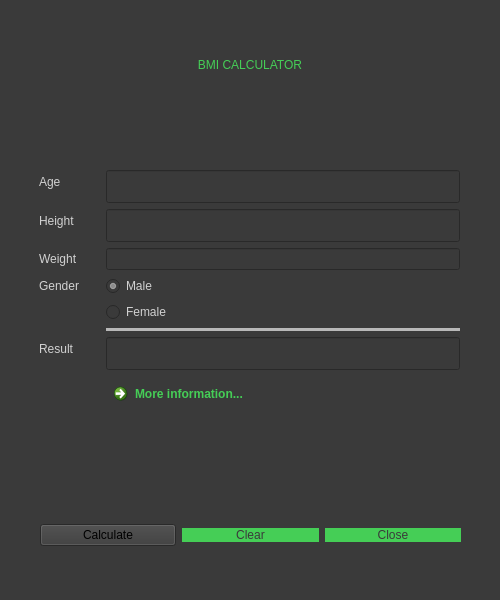
<?xml version="1.0" encoding="UTF-8"?>
<ui version="4.0">
 <class>DialogBMI</class>
 <widget class="QDialog" name="DialogBMI">
  <property name="enabled">
   <bool>true</bool>
  </property>
  <property name="geometry">
   <rect>
    <x>0</x>
    <y>0</y>
    <width>500</width>
    <height>600</height>
   </rect>
  </property>
  <property name="minimumSize">
   <size>
    <width>500</width>
    <height>600</height>
   </size>
  </property>
  <property name="maximumSize">
   <size>
    <width>500</width>
    <height>600</height>
   </size>
  </property>
  <property name="windowTitle">
   <string>Dialog</string>
  </property>
  <property name="whatsThis">
   <string/>
  </property>
  <property name="autoFillBackground">
   <bool>false</bool>
  </property>
  <property name="styleSheet">
   <string notr="true">background-color: rgb(58, 58, 58);</string>
  </property>
  <widget class="QWidget" name="formLayoutWidget">
   <property name="geometry">
    <rect>
     <x>39</x>
     <y>90</y>
     <width>421</width>
     <height>406</height>
    </rect>
   </property>
   <layout class="QFormLayout" name="formLayout">
    <property name="formAlignment">
     <set>Qt::AlignJustify|Qt::AlignVCenter</set>
    </property>
    <item row="0" column="0">
     <widget class="QLabel" name="label_age">
      <property name="styleSheet">
       <string notr="true">font: 12pt &quot;MS Shell Dlg 2&quot;;
color: rgb(209, 209, 209);</string>
      </property>
      <property name="text">
       <string>Age</string>
      </property>
     </widget>
    </item>
    <item row="1" column="0">
     <widget class="QLabel" name="label_height">
      <property name="styleSheet">
       <string notr="true">font: 12pt &quot;MS Shell Dlg 2&quot;;
color: rgb(209, 209, 209);</string>
      </property>
      <property name="text">
       <string>Height</string>
      </property>
     </widget>
    </item>
    <item row="1" column="1">
     <widget class="QLineEdit" name="edit_height">
      <property name="toolTip">
       <string>Insert your height in cm</string>
      </property>
      <property name="styleSheet">
       <string notr="true">font: 16pt;
color: rgb(209, 209, 209);</string>
      </property>
      <property name="alignment">
       <set>Qt::AlignRight|Qt::AlignTrailing|Qt::AlignVCenter</set>
      </property>
     </widget>
    </item>
    <item row="2" column="0">
     <widget class="QLabel" name="label_weight">
      <property name="styleSheet">
       <string notr="true">font: 12pt &quot;MS Shell Dlg 2&quot;;
color: rgb(209, 209, 209);</string>
      </property>
      <property name="text">
       <string>Weight</string>
      </property>
     </widget>
    </item>
    <item row="2" column="1">
     <widget class="QLineEdit" name="edit_weight">
      <property name="toolTip">
       <string>Insert your weight in kg</string>
      </property>
      <property name="styleSheet">
       <string notr="true">font: 16pt &quot;MS Shell Dlg 2&quot;;
color: rgb(209, 209, 209);</string>
      </property>
      <property name="text">
       <string/>
      </property>
      <property name="alignment">
       <set>Qt::AlignRight|Qt::AlignTrailing|Qt::AlignVCenter</set>
      </property>
     </widget>
    </item>
    <item row="3" column="0">
     <widget class="QLabel" name="label_gender">
      <property name="styleSheet">
       <string notr="true">font: 12pt &quot;MS Shell Dlg 2&quot;;
color: rgb(209, 209, 209);</string>
      </property>
      <property name="text">
       <string>Gender</string>
      </property>
     </widget>
    </item>
    <item row="3" column="1">
     <widget class="QRadioButton" name="radio_male">
      <property name="styleSheet">
       <string notr="true">font: 12pt &quot;MS Shell Dlg 2&quot;;
color: rgb(209, 209, 209);</string>
      </property>
      <property name="text">
       <string>Male</string>
      </property>
      <property name="checked">
       <bool>true</bool>
      </property>
     </widget>
    </item>
    <item row="4" column="1">
     <widget class="QRadioButton" name="radio_female">
      <property name="styleSheet">
       <string notr="true">font: 12pt &quot;MS Shell Dlg 2&quot;;
color: rgb(209, 209, 209);</string>
      </property>
      <property name="text">
       <string>Female</string>
      </property>
     </widget>
    </item>
    <item row="5" column="1">
     <widget class="Line" name="line">
      <property name="styleSheet">
       <string notr="true"/>
      </property>
      <property name="lineWidth">
       <number>0</number>
      </property>
      <property name="midLineWidth">
       <number>5</number>
      </property>
      <property name="orientation">
       <enum>Qt::Horizontal</enum>
      </property>
     </widget>
    </item>
    <item row="7" column="0">
     <widget class="QLabel" name="label_result">
      <property name="styleSheet">
       <string notr="true">font: 12pt &quot;MS Shell Dlg 2&quot;;
color: rgb(209, 209, 209);</string>
      </property>
      <property name="text">
       <string>Result        </string>
      </property>
     </widget>
    </item>
    <item row="7" column="1">
     <widget class="QLineEdit" name="edit_result">
      <property name="enabled">
       <bool>false</bool>
      </property>
      <property name="toolTip">
       <string>Your BMI</string>
      </property>
      <property name="styleSheet">
       <string notr="true">font: 16pt;
color: rgb(209, 209, 209);</string>
      </property>
      <property name="text">
       <string/>
      </property>
      <property name="alignment">
       <set>Qt::AlignRight|Qt::AlignTrailing|Qt::AlignVCenter</set>
      </property>
     </widget>
    </item>
    <item row="8" column="1">
     <widget class="QCommandLinkButton" name="button_more">
      <property name="toolTip">
       <string>More information about your BMI</string>
      </property>
      <property name="autoFillBackground">
       <bool>false</bool>
      </property>
      <property name="styleSheet">
       <string notr="true">color: rgb(69, 206, 86);
border-radius: 10px;</string>
      </property>
      <property name="text">
       <string>More information...</string>
      </property>
     </widget>
    </item>
    <item row="0" column="1">
     <widget class="QLineEdit" name="edit_age">
      <property name="toolTip">
       <string>Insert your age</string>
      </property>
      <property name="styleSheet">
       <string notr="true">font: 16pt;
color: rgb(209, 209, 209);</string>
      </property>
      <property name="alignment">
       <set>Qt::AlignRight|Qt::AlignTrailing|Qt::AlignVCenter</set>
      </property>
     </widget>
    </item>
   </layout>
  </widget>
  <widget class="QLabel" name="name">
   <property name="geometry">
    <rect>
     <x>0</x>
     <y>40</y>
     <width>500</width>
     <height>50</height>
    </rect>
   </property>
   <property name="styleSheet">
    <string notr="true">font: 16pt &quot;MS Shell Dlg 2&quot;;
color: rgb(69, 206, 86);</string>
   </property>
   <property name="text">
    <string>BMI CALCULATOR</string>
   </property>
   <property name="alignment">
    <set>Qt::AlignCenter</set>
   </property>
  </widget>
  <widget class="QWidget" name="horizontalLayoutWidget">
   <property name="geometry">
    <rect>
     <x>40</x>
     <y>500</y>
     <width>421</width>
     <height>71</height>
    </rect>
   </property>
   <layout class="QHBoxLayout" name="horizontalLayout">
    <item>
     <widget class="QPushButton" name="button_calculate">
      <property name="baseSize">
       <size>
        <width>0</width>
        <height>0</height>
       </size>
      </property>
      <property name="toolTip">
       <string>Calculate BMI</string>
      </property>
      <property name="styleSheet">
       <string notr="true">font: 12pt &quot;MS Shell Dlg 2&quot;;
selection-background-color: rgb(196, 223, 155);
background-color: rgb(69, 206, 86);
color: rgb(58, 58, 58);
border-radius: 10px;
QToolTip { 
    background-color: black; 
    color: white; 
    border: black solid 1px;
    font: 12pt &quot;MS Shell Dlg 2&quot;;
}
</string>
      </property>
      <property name="text">
       <string>Calculate</string>
      </property>
     </widget>
    </item>
    <item>
     <widget class="QPushButton" name="button_clear">
      <property name="toolTip">
       <string>Clear input</string>
      </property>
      <property name="styleSheet">
       <string notr="true">font: 12pt &quot;MS Shell Dlg 2&quot;;
color: rgb(58, 58, 58);
background-color: rgb(69, 206, 86);
border-radius: 10px;</string>
      </property>
      <property name="text">
       <string>Clear</string>
      </property>
     </widget>
    </item>
    <item>
     <widget class="QPushButton" name="button_close">
      <property name="toolTip">
       <string>Close application</string>
      </property>
      <property name="styleSheet">
       <string notr="true">font: 12pt &quot;MS Shell Dlg 2&quot;;
color: rgb(58, 58, 58);
background-color: rgb(69, 206, 86);
border-radius: 10px;</string>
      </property>
      <property name="text">
       <string>Close</string>
      </property>
     </widget>
    </item>
   </layout>
  </widget>
 </widget>
 <resources/>
 <connections/>
</ui>
